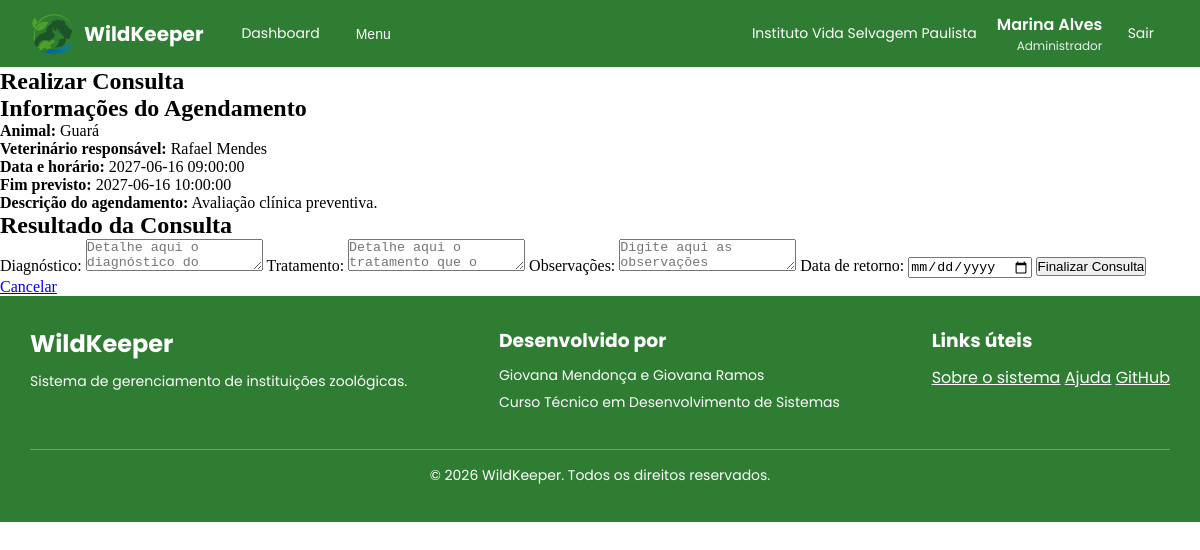
Screenshot of /src/consultas/realizar_consulta.php?evento_id=85 (signed in) with the database file from the repository.
### tables this page shows
CREATE TABLE
    IF NOT EXISTS eventos (
        id INT PRIMARY KEY AUTO_INCREMENT,
        titulo VARCHAR(255) NOT NULL,
        descricao TEXT,
        tipo ENUM (
            'Consulta',
            'Vacinação',
            'Alimentação',
            'Manutenção',
            'Transferência',
            'Outro'
        ),
        data_inicio DATETIME NOT NULL,
        data_fim DATETIME NOT NULL,
        animal_id INT DEFAULT NULL,
        habitat_id INT DEFAULT NULL,
        funcionario_id INT NOT NULL,
        status ENUM (
            'Agendado',
            'Em andamento',
            'Concluído',
            'Cancelado'
        ) DEFAULT 'Agendado',
        instituicao_id INT NOT NULL,
        FOREIGN KEY (animal_id) REFERENCES animais (id),
        FOREIGN KEY (habitat_id) REFERENCES habitats (id),
        FOREIGN KEY (funcionario_id) REFERENCES users (id),
        FOREIGN KEY (instituicao_id) REFERENCES instituicoes (id),
        created_at TIMESTAMP DEFAULT CURRENT_TIMESTAMP,
        updated_at TIMESTAMP DEFAULT CURRENT_TIMESTAMP ON UPDATE CURRENT_TIMESTAMP
    );

CREATE TABLE
    IF NOT EXISTS animais (
        id INT PRIMARY KEY AUTO_INCREMENT,
        nome VARCHAR(100) NOT NULL,
        sexo ENUM ('Masculino', 'Feminino', 'Indeterminado'),
        data_nascimento DATE DEFAULT NULL,
        data_chegada DATE DEFAULT NULL,
        peso DECIMAL(10, 3) NOT NULL,  
        altura DECIMAL(10, 3) NOT NULL,  
        microchip VARCHAR(20) NOT NULL UNIQUE,
        observacoes TEXT,
        especie_id INT NOT NULL,
        habitat_id INT NOT NULL,
        status_id INT NOT NULL,
        saude_status_id INT NOT NULL,
        instituicao_id INT NOT NULL,
        FOREIGN KEY (especie_id) REFERENCES especies (id),
        FOREIGN KEY (habitat_id) REFERENCES habitats (id),
        FOREIGN KEY (status_id) REFERENCES status_animais (id),
        FOREIGN KEY (saude_status_id) REFERENCES saude_status (id),
        FOREIGN KEY (instituicao_id) REFERENCES instituicoes (id),
        created_at TIMESTAMP DEFAULT CURRENT_TIMESTAMP,
        updated_at TIMESTAMP DEFAULT CURRENT_TIMESTAMP ON UPDATE CURRENT_TIMESTAMP
    );

CREATE TABLE
    IF NOT EXISTS users (
        id INT PRIMARY KEY AUTO_INCREMENT,
        nome VARCHAR(100) NOT NULL,
        cpf VARCHAR(14) NOT NULL UNIQUE,
        data_nascimento DATE NOT NULL,
        genero ENUM (
            'Masculino',
            'Feminino',
            'Não-binário',
            'Outro',
            'Prefiro não informar'
        ) NOT NULL,
        telefone VARCHAR(20) NOT NULL UNIQUE,
        email VARCHAR(100) NOT NULL UNIQUE,
        senha_hash VARCHAR(255) NOT NULL,
        cargo_id INT NOT NULL,
        status ENUM ('Ativo', 'Férias', 'Afastado', 'Desligado') DEFAULT 'Ativo',
        instituicao_id INT NOT NULL,
        FOREIGN KEY (cargo_id) REFERENCES cargos (id),
        FOREIGN KEY (instituicao_id) REFERENCES instituicoes (id),
        created_at TIMESTAMP DEFAULT CURRENT_TIMESTAMP,
        updated_at TIMESTAMP DEFAULT CURRENT_TIMESTAMP ON UPDATE CURRENT_TIMESTAMP
    );

### src/consultas/realizar_consulta.php (the view, shortened to what this page needs)
<?php
include "../includes/autenticacao.php";
$instituicao_id = $_SESSION['instituicao_id'];
$eventoId = trim($_GET['evento_id'] ?? '');
$sql = "SELECT
    eventos.id,
    eventos.titulo,
    eventos.descricao,
    eventos.data_inicio,
    eventos.data_fim,
    eventos.status,
    animais.id AS animal_id,
    animais.nome AS animal_nome,
    users.id AS funcionario_id,
    users.nome AS funcionario_nome
FROM eventos
INNER JOIN animais ON eventos.animal_id = animais.id
INNER JOIN users ON eventos.funcionario_id = users.id
WHERE eventos.id = ?
AND eventos.tipo = 'Consulta'
AND eventos.instituicao_id = ?";
$stmt = $conexao->prepare($sql);
$stmt->bind_param("ii", $eventoId, $instituicao_id);
$stmt->execute();
$result = $stmt->get_result();
$evento = $result->fetch_assoc();
?>
<!DOCTYPE html>
<html lang="pt-BR">
<head>
    <link rel="stylesheet" href="../../assets/css/reset.css">
    <link rel="stylesheet" href="../../assets/css/dashboard_global.css">
</head>
<body>
    <?php include "../includes/dashboard-header.php" ?>
    <main>
        <section>
            <h1>Realizar Consulta</h1>
            <article>
                <h2>Informações do Agendamento</h2>
                <p>
                    <strong>Animal:</strong>
                    <?= htmlspecialchars($evento['animal_nome']) ?>
                </p>
                <p>
                    <strong>Veterinário responsável:</strong>
                    <?= htmlspecialchars($evento['funcionario_nome']) ?>
                </p>
                <p>
                    <strong>Data e horário:</strong>
                    <?= htmlspecialchars($evento['data_inicio']) ?>
                </p>
                <?php if (!empty($evento['data_fim'])): ?>
                    <p>
                        <strong>Fim previsto:</strong>
                        <?= htmlspecialchars($evento['data_fim']) ?>
                    </p>
                <?php endif; ?>
                <?php if (!empty($evento['descricao'])): ?>
                    <p>
                        <strong>Descrição do agendamento:</strong>
                        <?= nl2br(htmlspecialchars($evento['descricao'])) ?>
                    </p>
                <?php endif; ?>
            </article>
            <article>
                <h2>Resultado da Consulta</h2>
                <form action="salvar_consulta.php" method="POST">
                    <label for="diagnostico">Diagnóstico:</label>
                    <textarea name="diagnostico" id="diagnostico" placeholder="Detalhe aqui o diagnóstico do paciente" required></textarea>
                    <label for="tratamento">Tratamento:</label>
                    <textarea name="tratamento" id="tratamento" placeholder="Detalhe aqui o tratamento que o paciente precisa" required></textarea>
                    <label for="observacoes">Observações:</label>
                    <textarea name="observacoes" id="observacoes" placeholder="Digite aqui as observações"></textarea>
                    <label for="data_retorno">Data de retorno:</label>
                    <input type="date" name="data_retorno" id="data_retorno">
                    <button type="submit">Finalizar Consulta</button>
                    <a href="index.php">Cancelar</a>
                </form>
            </article>
        </section>
    </main>
    <?php include "../includes/dashboard-footer.php" ?>
</body>
</html>

### assets/css/dashboard_global.css (style rules this page uses)
:root { --verde-principal: #2E7D32; --verde-claro: #81C784; --azul: #1565C0; --cinza: #ECEFF1; --branco: #FFFFFF; --erro-sair: #D32F2F; --sucesso: #388E3C; --texto: #263238; }

### rows the page displays
eventos: animal.nome "Guará", funcionario.nome "Rafael Mendes", data_inicio "2027-06-16 09:00:00", data_fim "2027-06-16 10:00:00", descricao "Avaliação clínica preventiva."

### other values shown
$_SESSION['instituicao_nome'] "Instituto Vida Selvagem Paulista"
$_SESSION['nome'] "Marina Alves"
$_SESSION['cargo_nome'] "Administrador"
